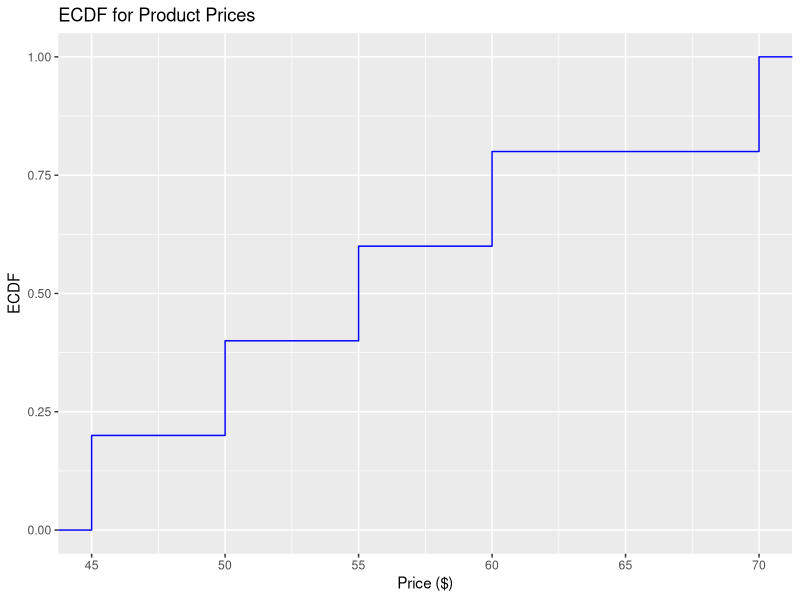
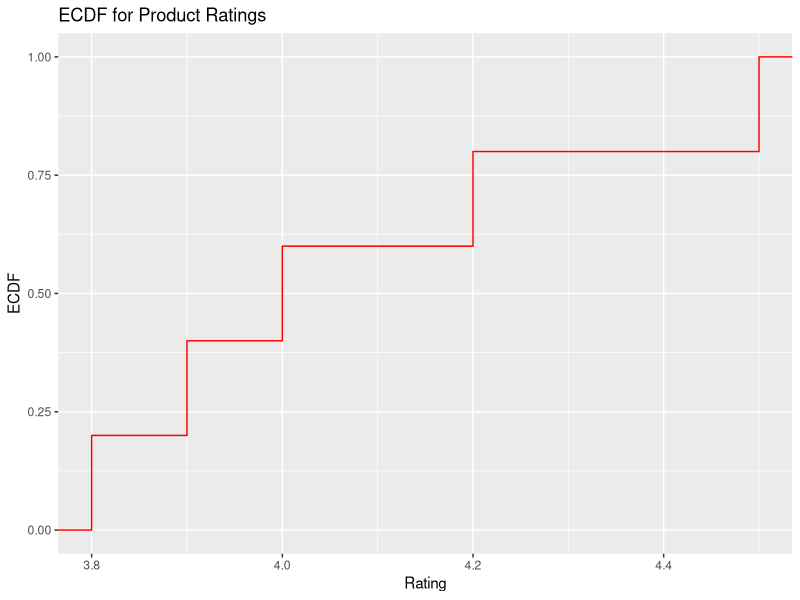

Generate these figures, in order, with R:
library(ggplot2)
survey_data <- data.frame(
  Product = c("A", "B", "C", "D", "E"),
  Price = c(50, 70, 60, 45, 55),
  Rating = c(4.2, 3.8, 4.0, 4.5, 3.9),
  Age_Group = c("25-35", "35-45", "18-25", "45-55", "25-35")
)
ggplot(survey_data, aes(x = Price)) +
  stat_ecdf(geom = "step", color = "blue") +
  labs(title = "ECDF for Product Prices", x = "Price ($)", y = "ECDF")
ggplot(survey_data, aes(x = Rating)) +
  stat_ecdf(geom = "step", color = "red") +
  labs(title = "ECDF for Product Ratings", x = "Rating", y = "ECDF")
